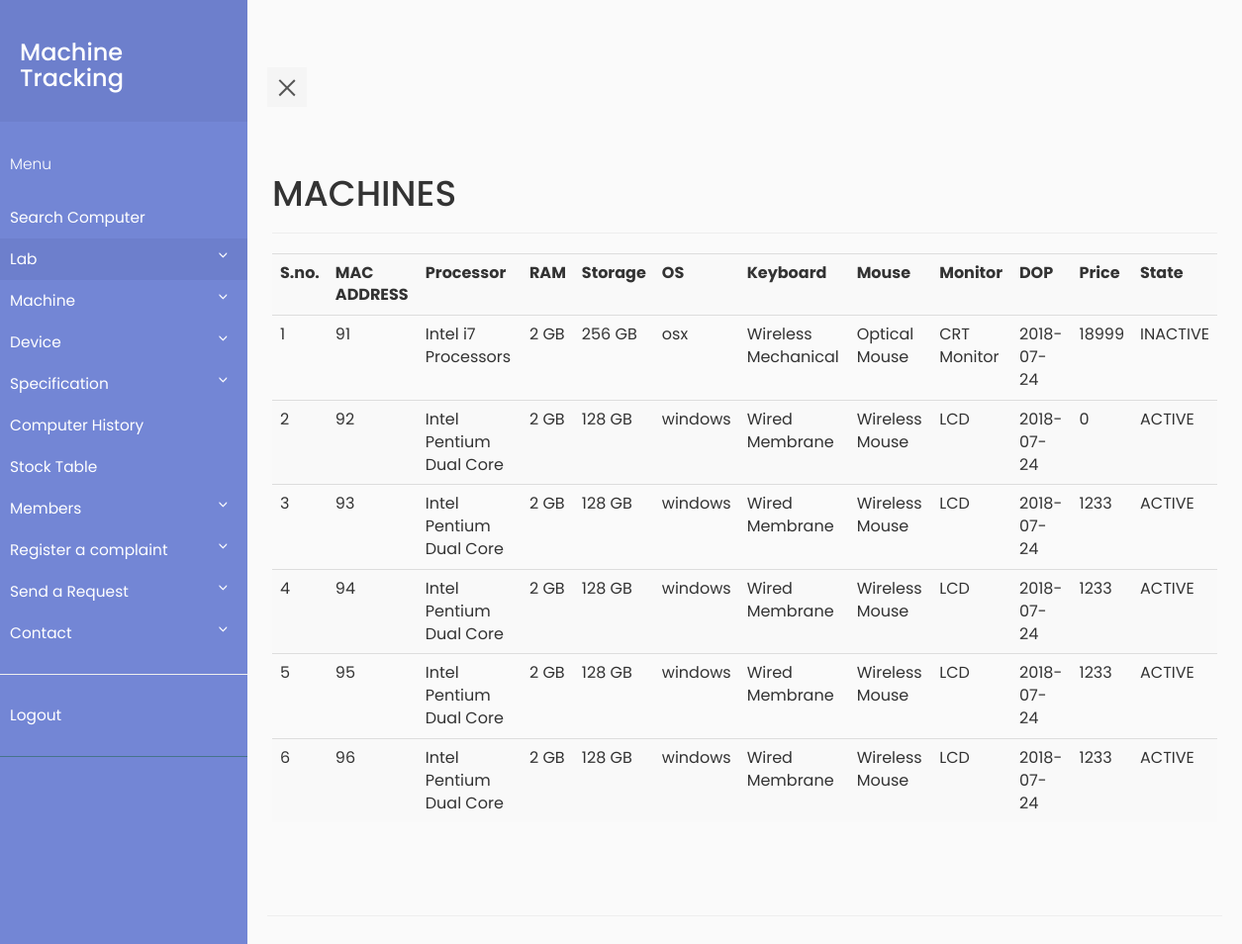
The app's page /new_machines.php (signed in) with its own data.
### tables this page shows
CREATE TABLE `machine` (
  `machine_id` int(11) NOT NULL,
  `MAC_ADDR` varchar(30) DEFAULT NULL,
  `processor` int(11) NOT NULL,
  `ram` int(11) NOT NULL,
  `memory` int(11) NOT NULL,
  `DOP` date DEFAULT NULL,
  `price` int(11) DEFAULT NULL,
  `state` varchar(10) DEFAULT NULL,
  `os` varchar(30) DEFAULT NULL,
  `monitor` int(11) NOT NULL,
  `keyboard` int(11) NOT NULL,
  `mouse` int(11) NOT NULL,
  `grn` int(11) NOT NULL
);

CREATE TABLE `specification` (
  `spec_id` int(11) NOT NULL,
  `spec` varchar(50) DEFAULT NULL,
  `name_id` int(11) DEFAULT NULL
);

### new_machines.php (the view, shortened to what this page needs)
<?php
    require_once "pdo.php";
?>
<html>
<head>
    <link rel="stylesheet" type="text/css" href="https://maxcdn.bootstrapcdn.com/bootstrap/3.3.7/css/bootstrap.min.css" >
    <link rel="stylesheet" type="text/css" href="style5.css">
</head>
<body>
            <div class="wrapper">
     <?php if (isset($_SESSION['id'])&&$_SESSION['role']=='0') include "navbar.php";
                else if(isset($_SESSION['id'])&&$_SESSION['role']=='1')  include "navbar_faculty.php";
                else include "navbar_tech.php";?>
         <div class="container-fluid row" id="content">
    <div class="page-header">
    <h1>MACHINES</h1>
    </div>
    <?php
        $stmtcnt = $pdo->query("SELECT COUNT(*) FROM machine ");
        $row = $stmtcnt->fetch(PDO::FETCH_ASSOC);
        if($row['COUNT(*)']!=='0')
        {
            $i=1;
            $stmtread = $pdo->query('SELECT * FROM machine ORDER BY MAC_ADDR');
            echo ("<table class=\"table table-striped\">
                <tr> <th>S.no.</th><th>MAC ADDRESS</th><th>Processor</th><th>RAM</th><th>Storage</th><th>OS</th><th>Keyboard</th><th>Mouse</th><th>Monitor</th><th>DOP</th><th>Price</th> <th>State</th> </tr>");
            while ( $row = $stmtread->fetch(PDO::FETCH_ASSOC) )
            {
                $stmtreadn = $pdo->prepare("SELECT * FROM position where machine_id = :mid");
                $stmtreadn->execute(array(':mid' => $row['machine_id']));
                $rown=$stmtreadn->fetch(PDO::FETCH_ASSOC);
                $processor = $pdo->prepare("SELECT description FROM hardware where hardware_id = :hid");
                $processor->execute(array(':hid' => $row['processor']));
                $processorn = $processor->fetch(PDO::FETCH_ASSOC);
                $ram = $pdo->prepare("SELECT description FROM hardware where hardware_id = :hid");
                $ram->execute(array(':hid' => $row['ram']));
                $ramn = $ram->fetch(PDO::FETCH_ASSOC);
                $memory = $pdo->prepare("SELECT description FROM hardware where hardware_id = :hid");
                $memory->execute(array(':hid' => $row['memory']));
                $memoryn = $memory->fetch(PDO::FETCH_ASSOC);
                $keyboard = $pdo->prepare("SELECT description FROM hardware where hardware_id = :hid");
                $keyboard->execute(array(':hid' => $row['keyboard']));
                $keyboardn = $keyboard->fetch(PDO::FETCH_ASSOC);
                $mouse = $pdo->prepare("SELECT description FROM hardware where hardware_id = :hid");
                $mouse->execute(array(':hid' => $row['mouse']));
                $mousen = $mouse->fetch(PDO::FETCH_ASSOC);
                $monitor = $pdo->prepare("SELECT description FROM hardware where hardware_id = :hid");
                $monitor->execute(array(':hid' => $row['monitor']));
                $monitorn = $monitor->fetch(PDO::FETCH_ASSOC);
                if($rown===FALSE)
                {
                    echo ("<tr>");
                    echo ("<td>");
                    echo($i);
                    echo("</td>");
                    echo ("<td>");
                    echo(htmlentities($row['MAC_ADDR']));
                    echo ("</td>");
                    echo ("<td>");
                $pro = $pdo->prepare("SELECT spec FROM specification where spec_id = :spec_id");
                $pro->execute(array(':spec_id' => $processorn['description']));
                $pron = $pro->fetch(PDO::FETCH_ASSOC);
                echo($pron['spec']);
                echo ("</td>");
                   echo ("<td>");
                 $ram = $pdo->prepare("SELECT spec FROM specification where spec_id = :spec_id");
                $ram->execute(array(':spec_id' => $ramn['description']));
                $ramn = $ram->fetch(PDO::FETCH_ASSOC);
                echo($ramn['spec']);
                echo ("</td>");
                echo ("<td>");
                 $memory = $pdo->prepare("SELECT spec FROM specification where spec_id = :spec_id");
                $memory->execute(array(':spec_id' => $memoryn['description']));
                $memoryn = $memory->fetch(PDO::FETCH_ASSOC);
                echo($memoryn['spec']);
                echo ("</td>");
                    echo ("<td>");
                    echo(htmlentities($row['os']));
                    echo ("</td>");
                    echo ("<td>");
                $keyboard = $pdo->prepare("SELECT spec FROM specification where spec_id = :spec_id");
                $keyboard->execute(array(':spec_id' => $keyboardn['description']));
                $keyboardn = $keyboard->fetch(PDO::FETCH_ASSOC);
                echo($keyboardn['spec']);
                echo ("</td>");
                echo ("<td>");
                $mouse = $pdo->prepare("SELECT spec FROM specification where spec_id = :spec_id");
                $mouse->execute(array(':spec_id' => $mousen['description']));
                $mousen = $mouse->fetch(PDO::FETCH_ASSOC);
                echo($mousen['spec']);
                echo ("</td>");
                echo ("<td>");
                $monitor = $pdo->prepare("SELECT spec FROM specification where spec_id = :spec_id");
                $monitor->execute(array(':spec_id' => $monitorn['description']));
                $monitorn = $monitor->fetch(PDO::FETCH_ASSOC);
                echo($monitorn['spec']);
                echo ("</td>");
                    echo ("<td>");
                    echo(htmlentities($row['DOP']));
                    echo ("</td>");
                    echo ("<td>");
                    echo(htmlentities($row['price']));
                    echo ("</td>");
                    echo ("<td>");
                    echo(htmlentities($row['state']));
                    echo ("</td>");
                    $i++;
                }
            }
            echo('</table>');
        }
    ?>
    </div>
</body>
</html>

### style5.css (style rules this page uses)
body { font-family: 'Poppins', sans-serif; background: #fafafa; }
.wrapper { display: flex; align-items: stretch; perspective: 1500px; }
#content { padding: 20px; min-height: 100vh; transition: all 0.3s; }

### records on screen
machine: MAC_ADDR "91", specification.spec "Intel i7 Processors", specification.spec "2 GB", specification.spec "256 GB", os "osx", specification.spec "Wireless Mechanical", specification.spec "Optical Mouse", specification.spec "CRT Monitor", DOP "2018-07-24", price "18999", state "INACTIVE"
machine: MAC_ADDR "92", specification.spec "Intel Pentium Dual Core", specification.spec "2 GB", specification.spec "128 GB", os "windows", specification.spec "Wired Membrane", specification.spec "Wireless Mouse", specification.spec "LCD", DOP "2018-07-24", price "0", state "ACTIVE"
machine: MAC_ADDR "93", specification.spec "Intel Pentium Dual Core", specification.spec "2 GB", specification.spec "128 GB", os "windows", specification.spec "Wired Membrane", specification.spec "Wireless Mouse", specification.spec "LCD", DOP "2018-07-24", price "1233", state "ACTIVE"
machine: MAC_ADDR "94", specification.spec "Intel Pentium Dual Core", specification.spec "2 GB", specification.spec "128 GB", os "windows", specification.spec "Wired Membrane", specification.spec "Wireless Mouse", specification.spec "LCD", DOP "2018-07-24", price "1233", state "ACTIVE"
machine: MAC_ADDR "95", specification.spec "Intel Pentium Dual Core", specification.spec "2 GB", specification.spec "128 GB", os "windows", specification.spec "Wired Membrane", specification.spec "Wireless Mouse", specification.spec "LCD", DOP "2018-07-24", price "1233", state "ACTIVE"
machine: MAC_ADDR "96", specification.spec "Intel Pentium Dual Core", specification.spec "2 GB", specification.spec "128 GB", os "windows", specification.spec "Wired Membrane", specification.spec "Wireless Mouse", specification.spec "LCD", DOP "2018-07-24", price "1233", state "ACTIVE"
